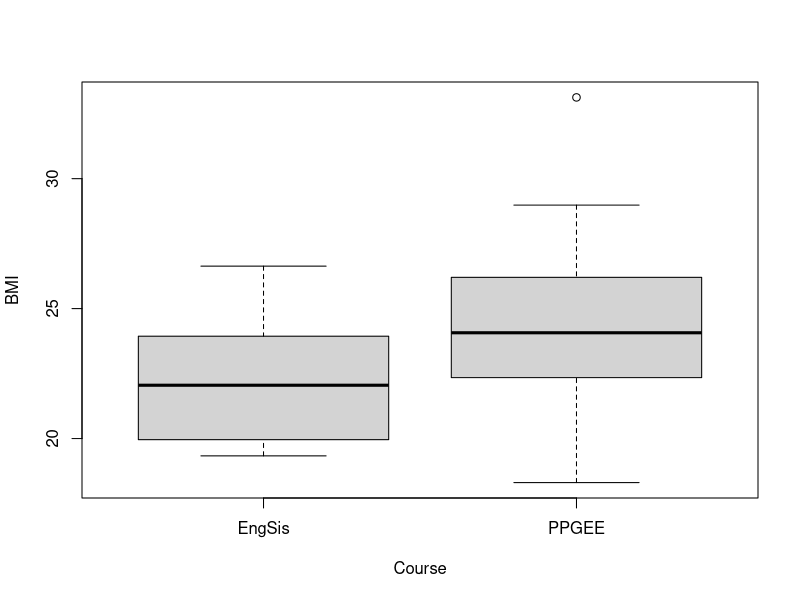
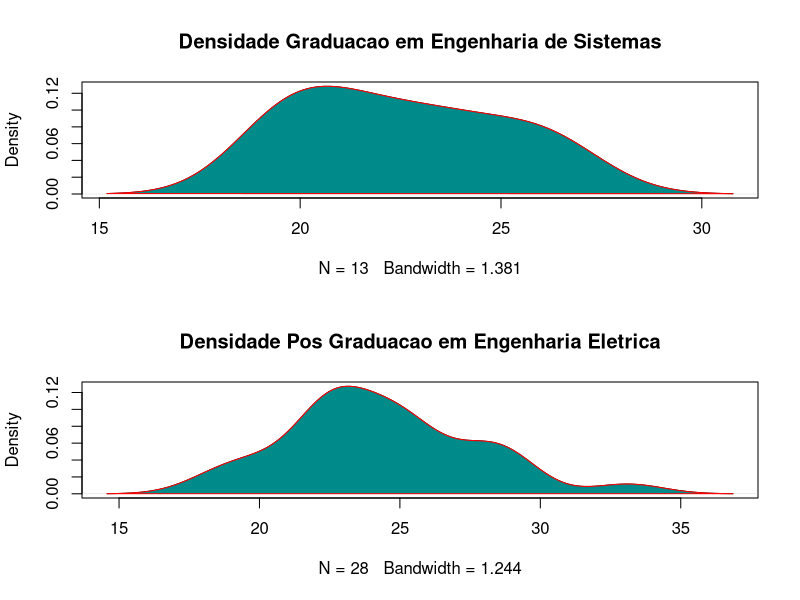
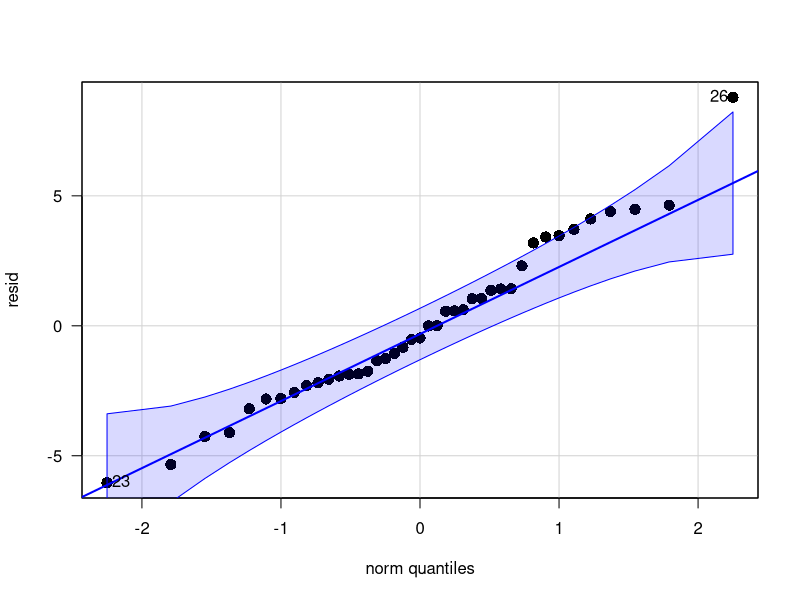
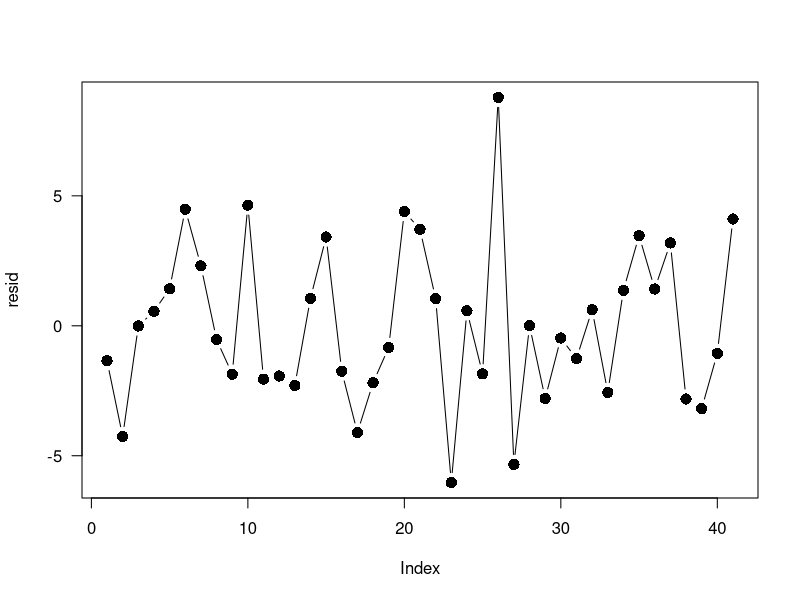

Write the R code that produced these figures, in order.
##Estudo de caso 02 - Marcus e Paulo

##Leitura dos Dados
Data <- read.csv("Data.csv")

##Separacao das Posicoes de cada curso
posGrad <- (Data$Course == "EngSis")
posPosGrad <- !(posGrad)  

#Calculo BMI
Data <- cbind(Data,
              BMI = (Data$Weight.kg) / (Data$Height.cm/100)^2 )

##Box Plot
par(mfrow = c(1, 1))
boxplot(BMI ~ Course, data = Data)

##Distribuicao de Densidade
par(mfrow = c(2, 1))
plot(density(Data$BMI [posGrad] ),
     main = "Densidade Graduacao em Engenharia de Sistemas", xlab = NULL)
polygon(density(Data$BMI [posGrad]), col="darkcyan", border = "red")

plot(density(Data$BMI [posPosGrad]),
     main = "Densidade Pos Graduacao em Engenharia Eletrica", xlab = NULL)
polygon(density(Data$BMI [posPosGrad]), col="darkcyan", border = "red")

##F-test
testeF<-var.test(Data$BMI [posGrad], Data$BMI [posPosGrad], conf.level = 1 - 0.05)
print(testeF)

#Teste de hipótese
testeT<-with(Data,
     t.test(BMI~Course,
            alternative = "two.sided",
            mu = 0,
            conf.level = 0.95,
            var.equal = TRUE))
print(testeT)

#Potência de teste
require("pwr");
potenciaTest <- pwr.t2n.test(n1 = 13,
                             n2 = 28,
                             d = 1.26,
                             sig.level = 0.05,
                             alternative = "two.sided");
print( paste("Potencia do teste", potenciaTest$power, sep = " = "))

#Normalidade dos resíduos
means <- aggregate(BMI ~ Course, data = Data, mean)
Means <- numeric()
Means[posGrad] <- means$BMI[1]
Means[posPosGrad] <- means$BMI[2]
Data <- cbind(Data, Means)
resid <- Data$BMI - Data$Means      

require("car")
par(mfrow = c(1, 1))
qqPlot(resid,
       pch=16,
       cex=1.5,
       las=1)

#Independência dos resíduos
require(lmtest)
independencia<-with(Data,
     dwtest(BMI~Course))

plot(resid,
     pch=16,
     cex=1.5,
     type="b",
     las=1)
print(independencia)
